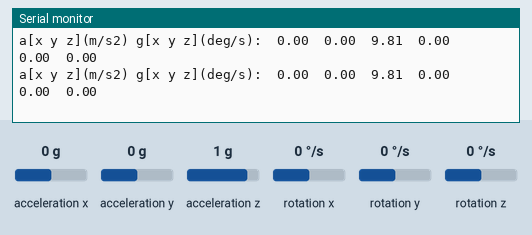
This sketch was run on a simulated Arduino Uno, built with avr-gcc and run on an emulated ATmega328P. Parts: the last lines printed to the serial monitor. The test bench sets the inputs (shaded band); at power-on: acceleration x 0 g, acceleration y 0 g, acceleration z 1 g, rotation x 0 °/s, rotation y 0 °/s, rotation z 0 °/s.

Above: at 1.2 s.
1.3 s: acceleration x set to -1.4 g
At 1.39 s:
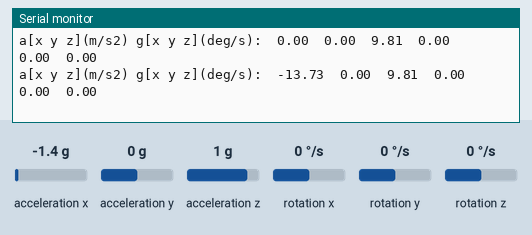
2.8 s: acceleration y set to -1.4 g
At 2.88 s:
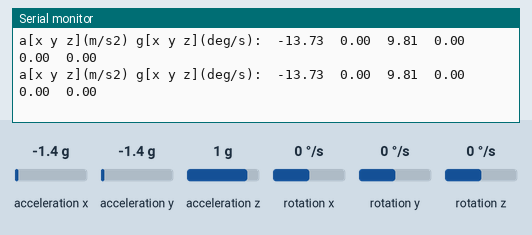
4.3 s: acceleration z set to -1.4 g
At 4.37 s:
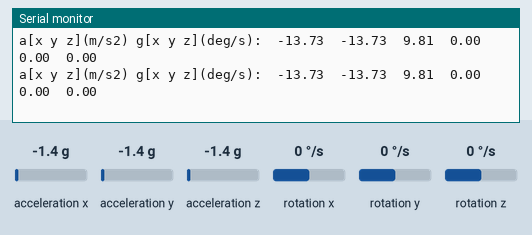
5.8 s: rotation x set to -192 °/s
At 5.87 s:
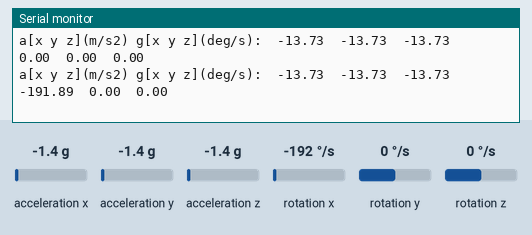
7.3 s: rotation y set to -192 °/s
At 7.36 s:
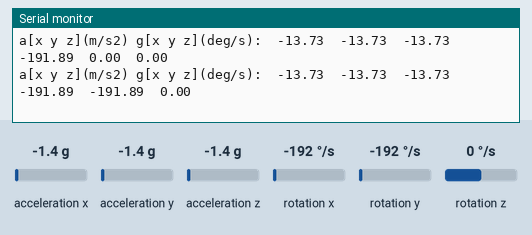

Measured:
- after the input at 1.3 s, the serial monitor: prints a new line after 0.09 s (image 1)
- after the input at 5.8 s, the serial monitor: prints a new line after 0.07 s (image 4)
- after the input at 7.3 s, the serial monitor: prints a new line after 0.06 s (image 5)

The sketch:

LAB03_Escalado_lecturas.ino
```cpp
// Librerias I2C para controlar el mpu6050
// la libreria MPU6050.h necesita I2Cdev.h, I2Cdev.h necesita Wire.h
#include "I2Cdev.h"
#include "MPU6050.h"
#include "Wire.h"

// La dirección del MPU6050 puede ser 0x68 o 0x69, dependiendo
// del estado de AD0. Si no se especifica, 0x68 estará implicito
MPU6050 sensor;

// Valores RAW (sin procesar) del acelerometro y giroscopio en los ejes x,y,z
int ax, ay, az;
int gx, gy, gz;

void setup() {
  Serial.begin(57600);    //Iniciando puerto serial
  Wire.begin();           //Iniciando I2C
  sensor.initialize();    //Iniciando el sensor

  if (sensor.testConnection()) Serial.println("Sensor iniciado correctamente");
  else Serial.println("Error al iniciar el sensor");
  sensor.setXAccelOffset(-1263);
  sensor.setYAccelOffset(480);
  sensor.setZAccelOffset(671);
  sensor.setXGyroOffset(61);
  sensor.setYGyroOffset(53);
  sensor.setZGyroOffset(-3);
}

void loop() {
  // Leer las aceleraciones y velocidades angulares
  sensor.getAcceleration(&ax, &ay, &az);
  sensor.getRotation(&gx, &gy, &gz);
  float ax_m_s2 = ax * (9.81/16384.0);
  float ay_m_s2 = ay * (9.81/16384.0);
  float az_m_s2 = az * (9.81/16384.0);
  float gx_deg_s = gx * (250.0/32768.0);
  float gy_deg_s = gy * (250.0/32768.0);
  float gz_deg_s = gz * (250.0/32768.0);
  //Mostrar las lecturas separadas por un [tab]
  Serial.print("a[x y z](m/s2) g[x y z](deg/s):\t");
  Serial.print(ax_m_s2); Serial.print("\t");
  Serial.print(ay_m_s2); Serial.print("\t");
  Serial.print(az_m_s2); Serial.print("\t");
  Serial.print(gx_deg_s); Serial.print("\t");
  Serial.print(gy_deg_s); Serial.print("\t");
  Serial.println(gz_deg_s);

  delay(100);
}
```
